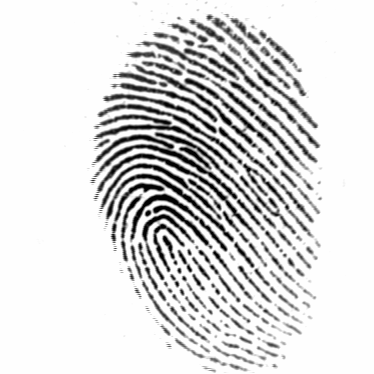
%> input picture data/images/101_1.tif, 374 x 374 px
$ octave analyzeFingerprints.m   (GNU Octave 9; MATLAB toolbox functions it lacks are replaced by stand-ins)
%> lines starting %> are read from the running program, lines starting %| are printed output that depends on the picture
%function [results] = analyzeFingerprints(I1Path,I2Path)
I1Path = '..\data\images\101_1.tif';
I2Path = '..\data\images\108_4.tif';

I1 = imread(I1Path);
%> I1 is the input picture: size 374x374 uint8; min 1, max 254, mean 219.5
I2 = imread(I2Path);
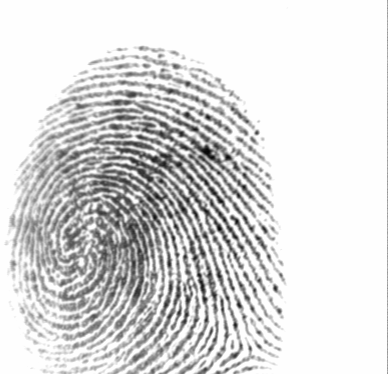
%> input picture data/images/108_4.tif, 388 x 374 px
%> I2 is the input picture: size 374x388 uint8; min 1, max 254, mean 217.9

%I1 = rgb2gray(I1);
%I2 = rgb2gray(I2);

I1 = double(I1);
%> I1: size 374x374 double
I2 = double(I2);
%> I2: size 374x388 double

N1 = normalizeLocal(I1);
N2 = normalizeLocal(I2);

mask1 = segmentCoherence(N1);
% [62 lines not run here, left out]
% [130 lines left out: functions showOrientationField, matchMinutiae, extractMinutiae, gaborEnhanced, ridgeFrequency, orientationTensor, not called in this run]

function mask = segmentCoherence(I)
[Gx, Gy] = imgradientxy(I);
Jxx = imgaussfilt(Gx.^2, 2);
Jyy = imgaussfilt(Gy.^2, 2);
Jxy = imgaussfilt(Gx.*Gy, 2);

lambda1 = 0.5*((Jxx+Jyy) + sqrt((Jxx-Jyy).^2 + 4*Jxy.^2));
lambda2 = 0.5*((Jxx+Jyy) - sqrt((Jxx-Jyy).^2 + 4*Jxy.^2));

coherence = (lambda1 - lambda2) ./ (lambda1 + lambda2 + eps);

mask = coherence > 0.2; % seuil moderne
mask = bwareaopen(mask, 50);
end

function N = normalizeLocal(I, w)
if nargin < 2, w = 16; end
I = double(I);

% Kernel moyenne
h = fspecial('average', w);

% Moyenne locale
mu = imfilter(I, h, 'replicate');

% Écart-type local
mu2 = imfilter(I.^2, h, 'replicate');
sigma = sqrt(mu2 - mu.^2 + eps);
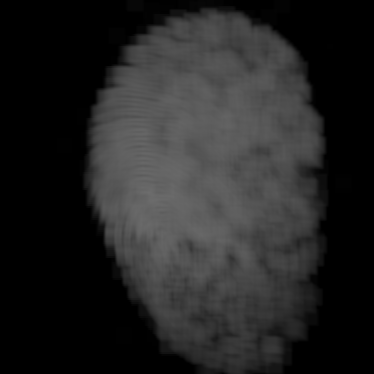
%> sigma: size 374x374 double; min 1.49e-08, max 109.2, mean 36.2

targetMean = 0;
targetStd = 1;
N = targetMean + targetStd * (I - mu) ./ (sigma + eps);
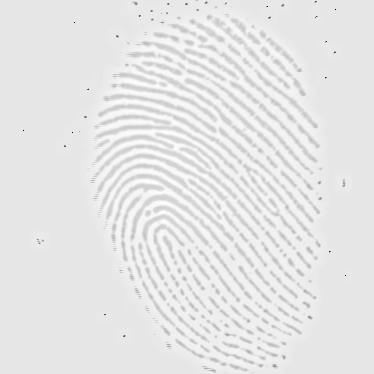
%> N: size 374x374 double; min -15.97, max 1.72, mean 0.00582; drawn with min black and max white
%> in normalizeLocal (call 2), `mu = imfilter(I, h, 'replicate');`:
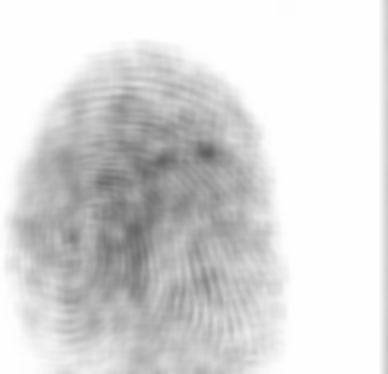
%> mu: size 374x388 double; min 95.92, max 254, mean 217.4
%> in normalizeLocal (call 2), `mu2 = imfilter(I.^2, h, 'replicate');`:
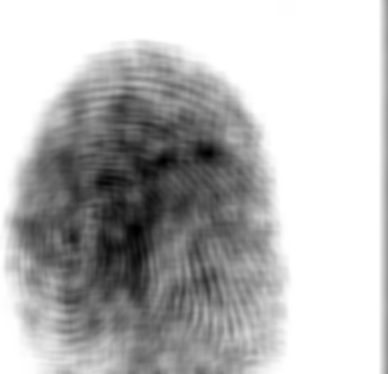
%> mu2: size 374x388 double; min 12418, max 64516, mean 50070.2; drawn with min black and max white
%> in normalizeLocal (call 2), `sigma = sqrt(mu2 - mu.^2 + eps);`:
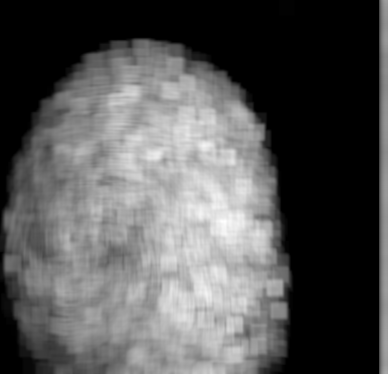
%> sigma: size 374x388 double; min 1.49e-08, max 75.41, mean 25.5; drawn with min black and max white
%> in normalizeLocal (call 2), `N = targetMean + targetStd * (I - mu) ./ (sigma + eps);`:
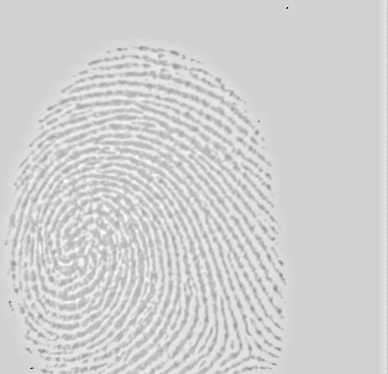
%> N: size 374x388 double; min -12.34, max 2.69, mean 0.0203; drawn with min black and max white
%> (the run ends here)
